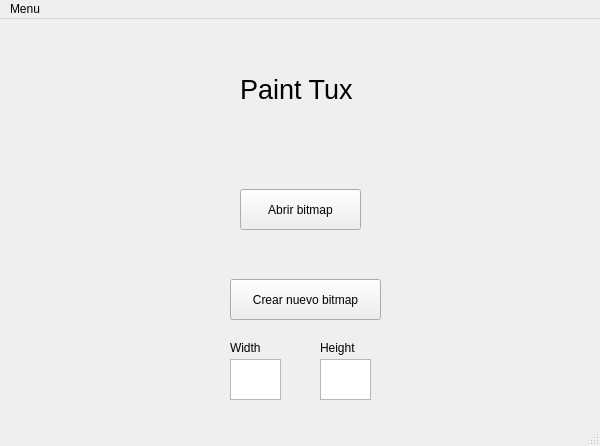
<?xml version="1.0" encoding="UTF-8"?>
<ui version="4.0">
 <class>menuWindow</class>
 <widget class="QMainWindow" name="menuWindow">
  <property name="geometry">
   <rect>
    <x>0</x>
    <y>0</y>
    <width>600</width>
    <height>446</height>
   </rect>
  </property>
  <property name="windowTitle">
   <string>menuWindow</string>
  </property>
  <widget class="QWidget" name="centralwidget">
   <widget class="QPushButton" name="openBmpButton">
    <property name="geometry">
     <rect>
      <x>240</x>
      <y>170</y>
      <width>121</width>
      <height>41</height>
     </rect>
    </property>
    <property name="text">
     <string>Abrir bitmap</string>
    </property>
   </widget>
   <widget class="QPushButton" name="newBitmapButton">
    <property name="geometry">
     <rect>
      <x>230</x>
      <y>260</y>
      <width>151</width>
      <height>41</height>
     </rect>
    </property>
    <property name="text">
     <string>Crear nuevo bitmap</string>
    </property>
   </widget>
   <widget class="QLabel" name="titleLabel">
    <property name="geometry">
     <rect>
      <x>240</x>
      <y>30</y>
      <width>141</width>
      <height>81</height>
     </rect>
    </property>
    <property name="font">
     <font>
      <pointsize>20</pointsize>
     </font>
    </property>
    <property name="text">
     <string>Paint Tux</string>
    </property>
   </widget>
   <widget class="QPlainTextEdit" name="widthEntry">
    <property name="geometry">
     <rect>
      <x>230</x>
      <y>340</y>
      <width>51</width>
      <height>41</height>
     </rect>
    </property>
   </widget>
   <widget class="QPlainTextEdit" name="heightEntry">
    <property name="geometry">
     <rect>
      <x>320</x>
      <y>340</y>
      <width>51</width>
      <height>41</height>
     </rect>
    </property>
   </widget>
   <widget class="QLabel" name="label">
    <property name="geometry">
     <rect>
      <x>230</x>
      <y>320</y>
      <width>51</width>
      <height>17</height>
     </rect>
    </property>
    <property name="text">
     <string>Width</string>
    </property>
   </widget>
   <widget class="QLabel" name="label_2">
    <property name="geometry">
     <rect>
      <x>320</x>
      <y>320</y>
      <width>51</width>
      <height>17</height>
     </rect>
    </property>
    <property name="text">
     <string>Height</string>
    </property>
   </widget>
  </widget>
  <widget class="QMenuBar" name="menubar">
   <property name="geometry">
    <rect>
     <x>0</x>
     <y>0</y>
     <width>600</width>
     <height>22</height>
    </rect>
   </property>
   <widget class="QMenu" name="menuMenu">
    <property name="title">
     <string>Menu</string>
    </property>
   </widget>
   <addaction name="menuMenu"/>
  </widget>
  <widget class="QStatusBar" name="statusbar"/>
 </widget>
 <resources/>
 <connections/>
</ui>
